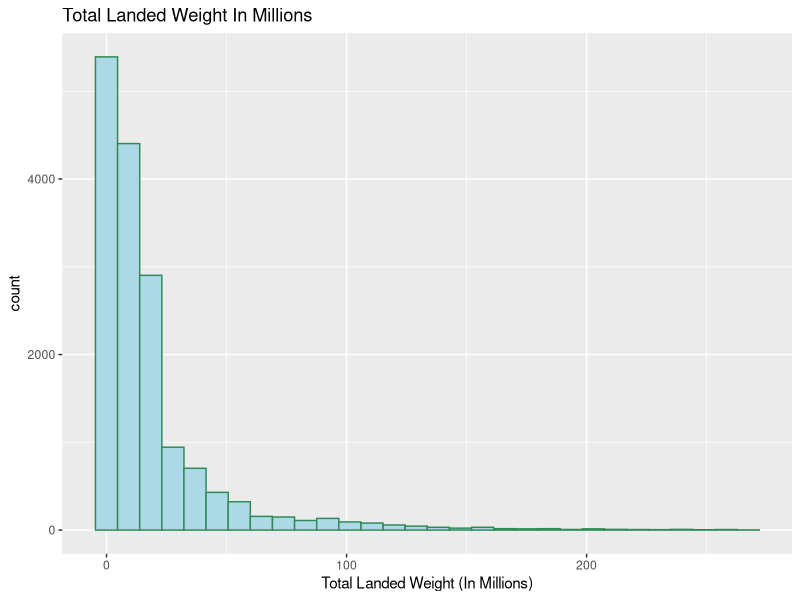
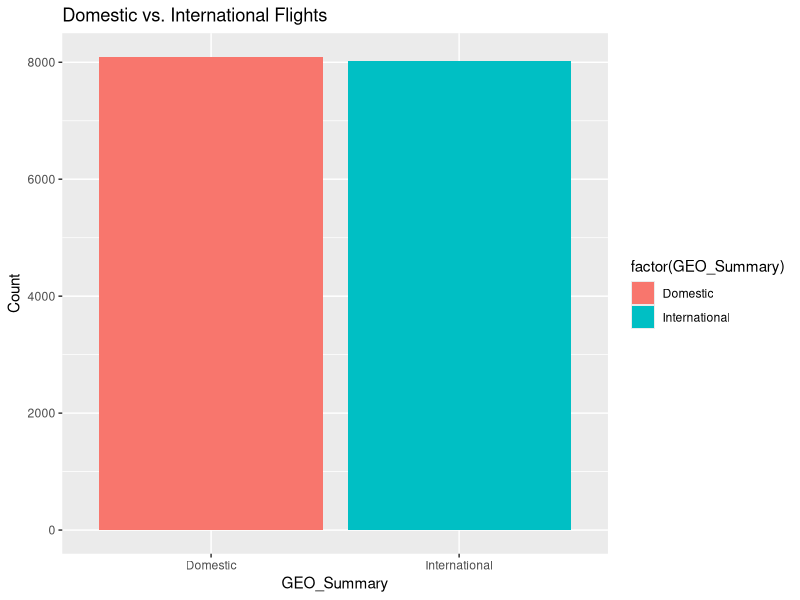
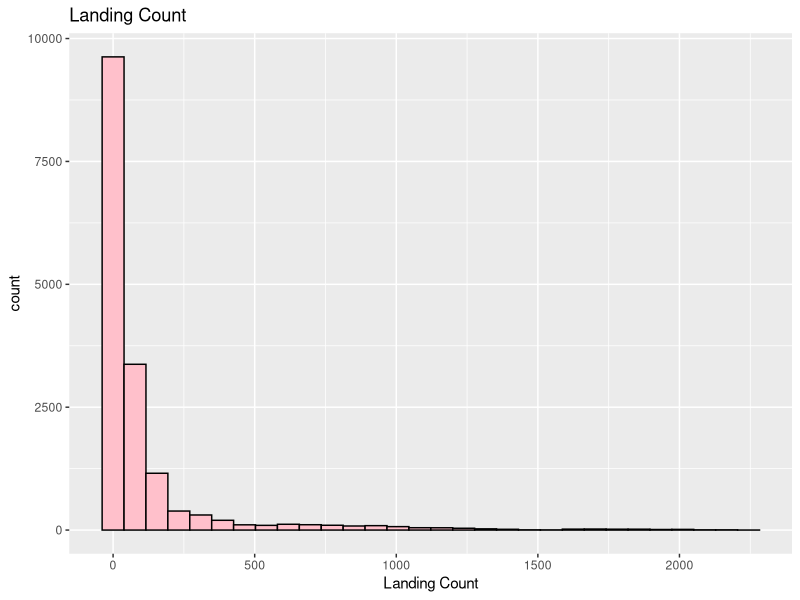
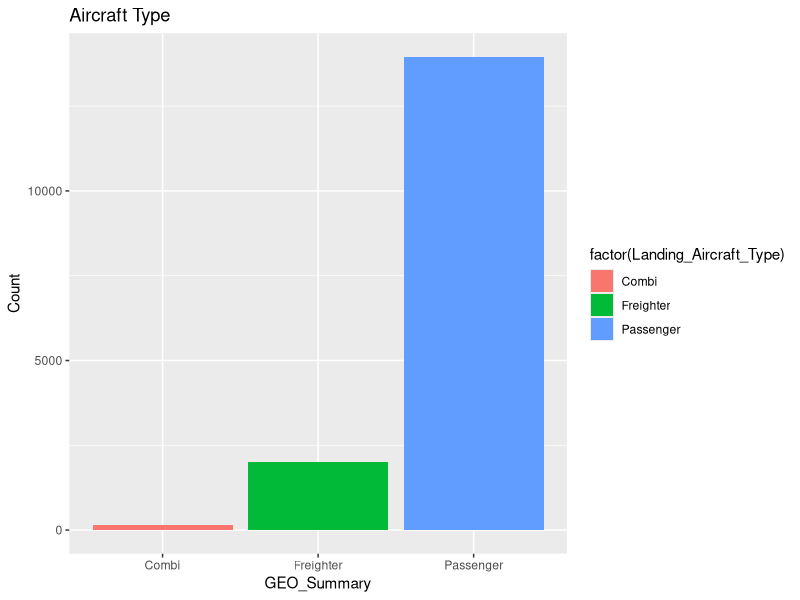
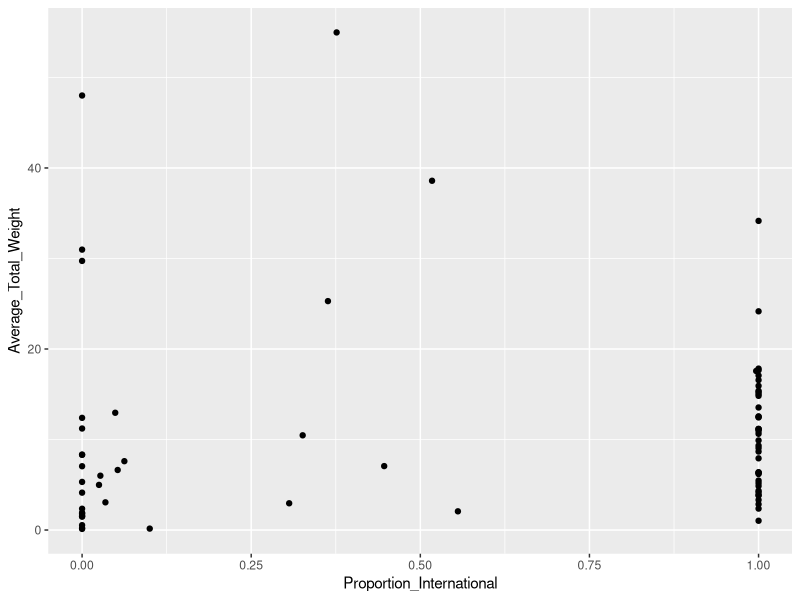
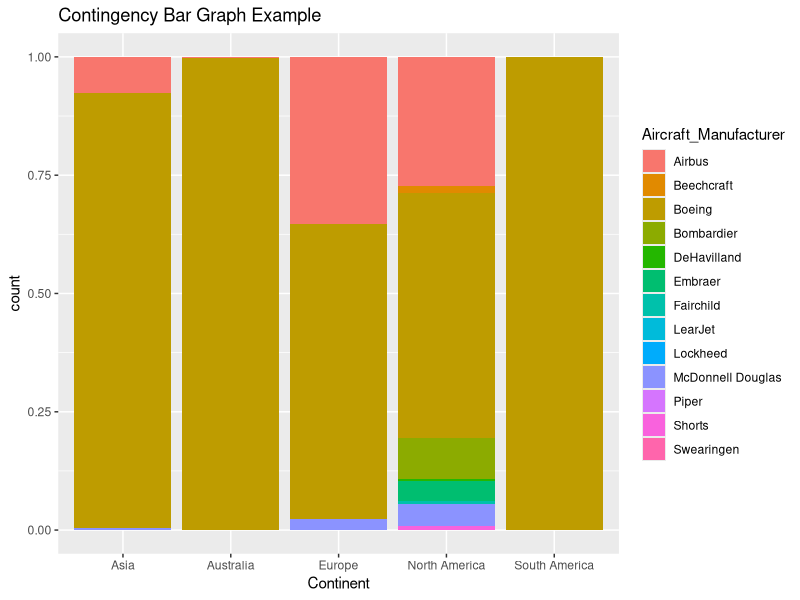
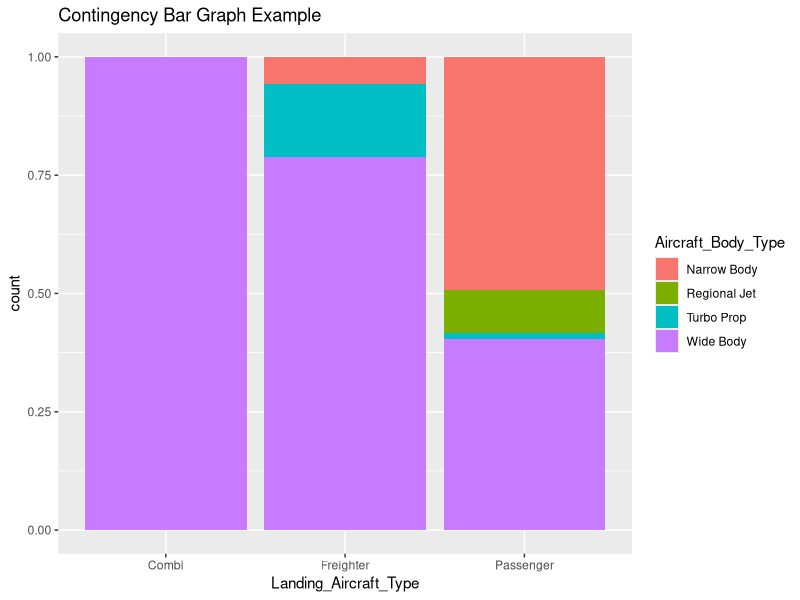
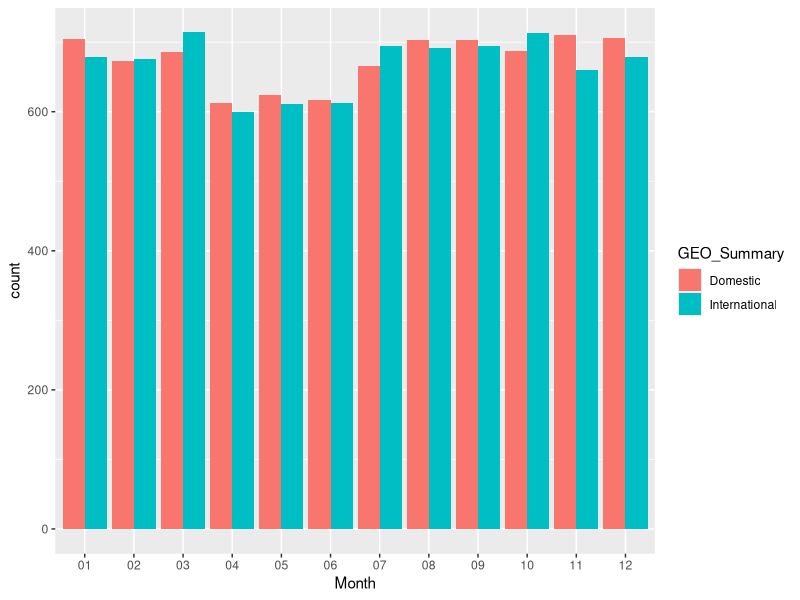

The R script that drew these images, in order:
## ---- chunk 1
knitr::opts_chunk$set(echo = FALSE)
library(tidyverse)
library(ggplot2)
library(knitr)
library(kableExtra)
## ---- chunk 2
planes <- read_csv("MonthlyLandingsData_200507_to_201603.csv")
## ---- chunk 3

#renaming variables and replacing spaces with underscores 
planes <- planes %>%
  rename_with(~ gsub(" ", "_", .), everything())
planes2 <- na.omit(planes)

#Creating new variable 'Continent
n <- nrow(planes2)
planes2$Continent <- NA

for (i in 1:n) {
  if (str_detect(planes2$GEO_Region[i], "US|Mexico|Canada|Central America")) {
    planes2$Continent[i] <- "North America"
  }
  if (str_detect(planes2$GEO_Region[i], "Asia|Middle East")) {
    planes2$Continent[i] <- "Asia"
  }
  if (str_detect(planes2$GEO_Region[i], "Europe")) {
    planes2$Continent[i] <- "Europe"
  }
  if (str_detect(planes2$GEO_Region[i], "South America")) {
    planes2$Continent[i] <- "South America"
  }
  if (str_detect(planes2$GEO_Region[i], "Australia / Oceania")) {
    planes2$Continent[i] <- "Australia"
  }
}

#creating new variable "Month"
planes2 <- mutate(planes2, Month= str_sub(planes2$Activity_Period, 5,6))

#create new variable "Total_Landed_Weight_In_Millions
planes2 <- mutate(planes2, Total_Landed_Weight_In_Millions= round(planes2$Total_Landed_Weight/1000000,3))


## ---- chunk 4
data <- data.frame(
  Name = c("Activity_Period","Operating_Airline", "Operating_Airline", "Published_Airline", "Published_Airline_IATA_Code", "GEO_Summary", "GEO_Region","Landing_Aircraft_Type", "Aircraft_Body_Type", "Aircraft_Manufacturer", "Aircraft_Model", "Aircraft_Version", "Landing_Count", "Total_Landed_Weight", "Continent", "Month", "Total_Landed_Weight_In_Millions"),
  Type = c("double-precision floating-point","Character","Character","Character","Character","Character","Character","Character","Character","Character","Character","Character","double-precision floating-point","double-precision floating-point","Character","Character","double-precision floating-point"),
   Description = c(
    "Year and month at which the landing activity took place", "Operator name of the aircraft with passenger, cargo, or landing activity", "International Air Transport Association two-letter designation for the Operating Airline", "Name of Airline that issues ticket and books revenue for aircraft","International Air Transport Association two-letter designation for the Publsihed Airline","Designates whehter the passenger, cargo, or landings activity in relation to SFO arrived from a domestic or international location","Detailed breakdown of Geo Summary designating the region from which the aircraft departed from","Type of aircraft landed (freighters, passenger, or combi)","Determines whether aircraft is a wide body, narrowbody, regional, or prpeller operated aircraft","Manufacturer name of aircraft","Model of aircraft designated by manufacturer","Variation of Aircraft Model (dash number) used to segregate uniqeu version of same model","Number of aircaft landings","Total Landed Weight","Continent from which aircraft departed from","Coresponding Month for Activity","Total Landed Weight In Millions"
  )
)

table_with_paragraphs <- kable(data, "html", escape = FALSE) %>%
  kable_styling("striped", full_width = FALSE)
print(table_with_paragraphs)
## ---- chunk 5
planes_ggplot= ggplot(planes2)
## ---- chunk 6
#Univariate graph of Total Landed Weight in Millions
planes_ggplot+ geom_histogram(aes(Total_Landed_Weight_In_Millions), col="seagreen", fill="lightblue") + labs(title="Total Landed Weight In Millions",x="Total Landed Weight (In Millions)")
## ---- chunk 7
ggplot(planes2, aes(x = GEO_Summary)) +
  geom_bar(aes(fill = factor(GEO_Summary)), position = "dodge") +
  labs(title = "Domestic vs. International Flights",
       x = "GEO_Summary",
       y = "Count")
## ---- chunk 8
planes_ggplot+ geom_histogram(aes(Landing_Count), col="black", fill="pink") + labs(title="Landing Count",x="Landing Count")
## ---- chunk 9
ggplot(planes2, aes(x = Landing_Aircraft_Type)) +
  geom_bar(aes(fill = factor(Landing_Aircraft_Type)), position = "dodge") +
  labs(title = "Aircraft Type",
       x = "GEO_Summary",
       y = "Count")
## ---- chunk 10
#for each airline was it primarily domestic or international and compare the total landing weights create a new tibble with the airline, percentage of domestic, percentage of international, and the average landing weight

airline <- unique(planes2$Published_Airline)
n <- length(airline)

prop_international <- c()
avg_totalweight <- c()


for(i in 1:n) {
  airline[i]
  avg_totalweight[i] <- mean(planes2$Total_Landed_Weight_In_Millions[planes2$Published_Airline==airline[i]])
  plane_subset <- filter(planes2, planes2$Published_Airline==airline[i])
  prop_international[i] <- sum(plane_subset$GEO_Summary=="International")/nrow(plane_subset)

}
airplane <- tibble(Airline=airline, Proportion_International=prop_international, Average_Total_Weight= avg_totalweight)

ggplot(airplane) + geom_point(aes(x=Proportion_International, y=Average_Total_Weight))

print(summarize(group_by(planes2, Published_Airline), round(mean(Total_Landed_Weight_In_Millions),2)))
## ---- chunk 11
#for each plane where did it come from and the percent that was each manufacturer
#WHAT STATISTICS TO COMPUTE??

n <- nrow(planes2)
planes2$Continent <- NA

for (i in 1:n) {
  if (str_detect(planes2$GEO_Region[i], "US|Mexico|Canada|Central America")) {
    planes2$Continent[i] <- "North America"
  }
  if (str_detect(planes2$GEO_Region[i], "Asia|Middle East")) {
    planes2$Continent[i] <- "Asia"
  }
  if (str_detect(planes2$GEO_Region[i], "Europe")) {
    planes2$Continent[i] <- "Europe"
  }
  if (str_detect(planes2$GEO_Region[i], "South America")) {
    planes2$Continent[i] <- "South America"
  }
  if (str_detect(planes2$GEO_Region[i], "Australia / Oceania")) {
    planes2$Continent[i] <- "Australia"
  }
}

planes_ggplot <- ggplot(planes2, aes(x = Continent, fill = Aircraft_Manufacturer)) +
  geom_bar(position = "fill") +
  labs(title = "Contingency Bar Graph Example")


planes_ggplot
## ---- chunk 12
#Landing Aircraft type and Aircraft body type
#QUESTION WHAT STATISTICS TO COMPUTE FOR THIS!!

#why does this line of code not work
#ggplot(data= planes2) + geom_bar(aes(x=Landing_Aircraft_Type, fill= Aircraft_Body_Type, position = "fill"))

planes_ggplot <- ggplot(planes2, aes(x = Landing_Aircraft_Type, fill = Aircraft_Body_Type)) +
  geom_bar(position = "fill") +
  labs(title = "Contingency Bar Graph Example")

planes_ggplot


## ---- chunk 13
#landing of international and national flights based on month 
#WHAT STATS TO COMPUTE
planes2$Activity_Period <- as.character(planes2$Activity_Period)

#does this count as formatting string 
planes2 <- mutate(planes2, Month= str_sub(planes2$Activity_Period, 5,6))

ggplot(data=planes2) +geom_bar(aes(x=Month, fill=GEO_Summary), position="dodge")
